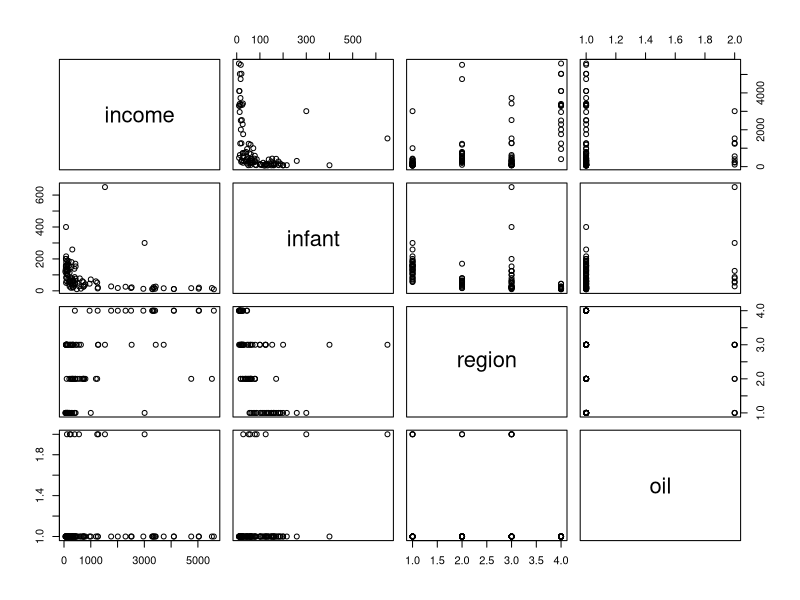
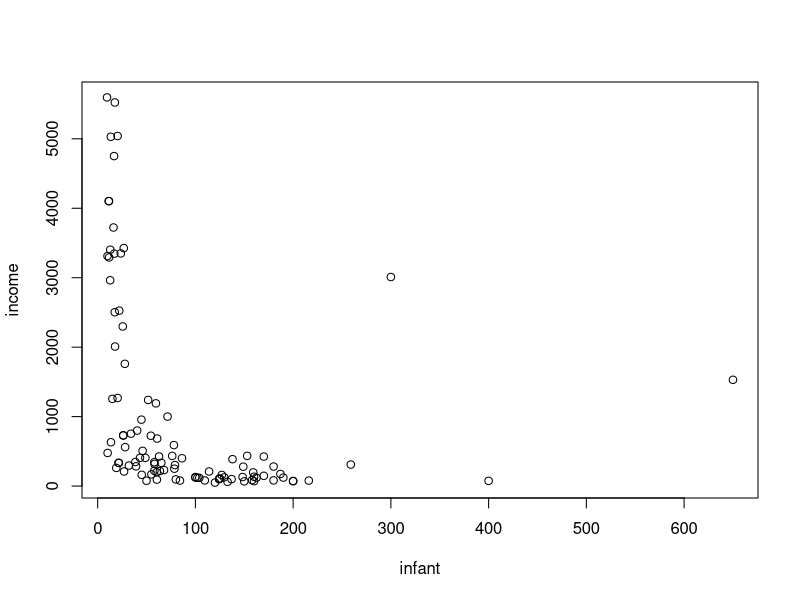
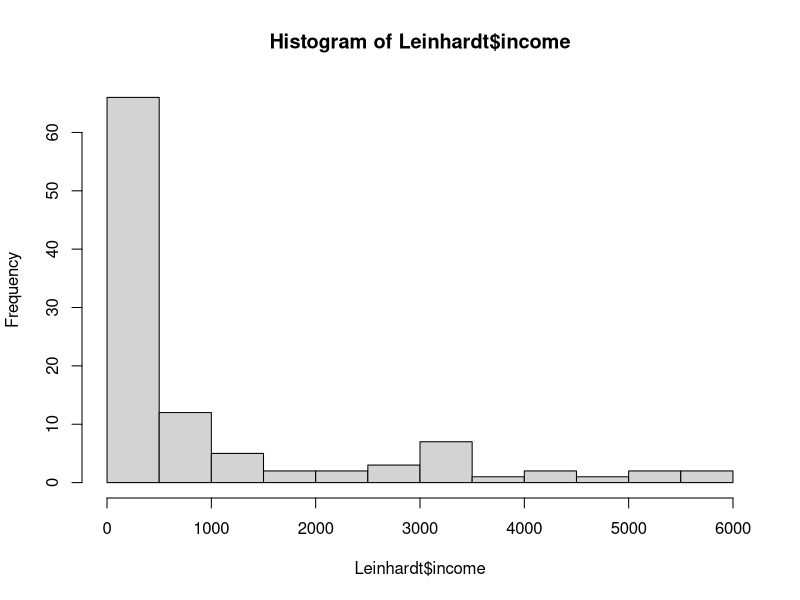
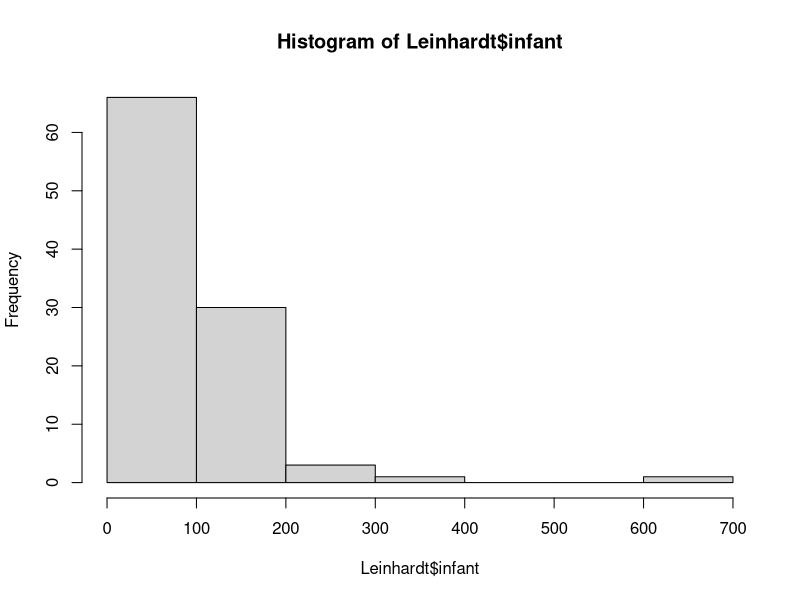
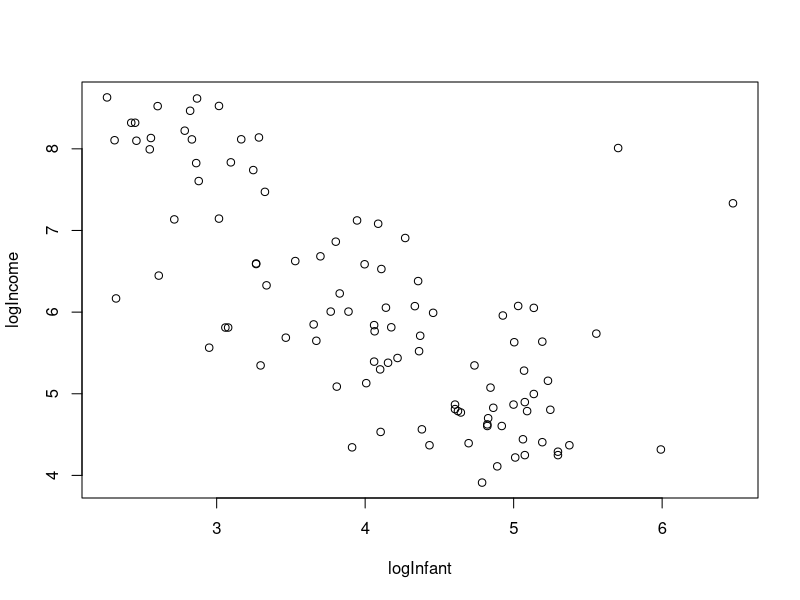

The R source for these figures, in order:
install.packages("car")
library("car")
head(Leinhardt)
str(Leinhardt)
pairs(Leinhardt)

plot(income ~ infant, data = Leinhardt)
hist(Leinhardt$income)
hist(Leinhardt$infant)


Leinhardt$logIncome = log(Leinhardt$income)
Leinhardt$logInfant = log(Leinhardt$infant)

plot(logIncome ~ logInfant, data = Leinhardt)

###Modelling

lmod = lm(logIncome ~ logInfant, data = Leinhardt)
summary(lmod)

dat = na.omit(Leinhardt)
